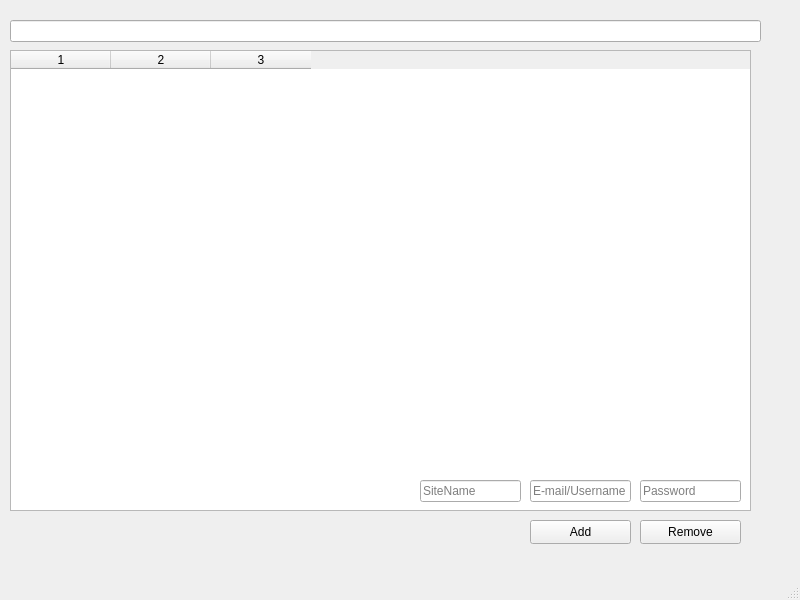
<?xml version="1.0" encoding="UTF-8"?>
<ui version="4.0">
 <class>MainWindow</class>
 <widget class="QMainWindow" name="MainWindow">
  <property name="geometry">
   <rect>
    <x>0</x>
    <y>0</y>
    <width>800</width>
    <height>600</height>
   </rect>
  </property>
  <property name="windowTitle">
   <string>Password Manager</string>
  </property>
  <widget class="QWidget" name="centralwidget">
   <widget class="QPushButton" name="addButton">
    <property name="geometry">
     <rect>
      <x>530</x>
      <y>520</y>
      <width>101</width>
      <height>24</height>
     </rect>
    </property>
    <property name="text">
     <string>Add</string>
    </property>
   </widget>
   <widget class="QLineEdit" name="SearchInput">
    <property name="geometry">
     <rect>
      <x>10</x>
      <y>20</y>
      <width>751</width>
      <height>22</height>
     </rect>
    </property>
   </widget>
   <widget class="QTableWidget" name="passwordTable">
    <property name="geometry">
     <rect>
      <x>10</x>
      <y>50</y>
      <width>741</width>
      <height>461</height>
     </rect>
    </property>
    <property name="sortingEnabled">
     <bool>true</bool>
    </property>
    <property name="columnCount">
     <number>3</number>
    </property>
    <attribute name="horizontalHeaderVisible">
     <bool>true</bool>
    </attribute>
    <attribute name="horizontalHeaderShowSortIndicator" stdset="0">
     <bool>false</bool>
    </attribute>
    <column/>
    <column/>
    <column/>
   </widget>
   <widget class="QPushButton" name="deleteButton">
    <property name="geometry">
     <rect>
      <x>640</x>
      <y>520</y>
      <width>101</width>
      <height>24</height>
     </rect>
    </property>
    <property name="text">
     <string>Remove</string>
    </property>
   </widget>
   <widget class="QLineEdit" name="siteInput">
    <property name="geometry">
     <rect>
      <x>420</x>
      <y>480</y>
      <width>101</width>
      <height>22</height>
     </rect>
    </property>
    <property name="placeholderText">
     <string>SiteName</string>
    </property>
   </widget>
   <widget class="QLineEdit" name="userInput">
    <property name="geometry">
     <rect>
      <x>530</x>
      <y>480</y>
      <width>101</width>
      <height>22</height>
     </rect>
    </property>
    <property name="placeholderText">
     <string>E-mail/Username</string>
    </property>
   </widget>
   <widget class="QLineEdit" name="passInput">
    <property name="geometry">
     <rect>
      <x>640</x>
      <y>480</y>
      <width>101</width>
      <height>22</height>
     </rect>
    </property>
    <property name="placeholderText">
     <string>Password</string>
    </property>
   </widget>
  </widget>
  <widget class="QMenuBar" name="menubar">
   <property name="geometry">
    <rect>
     <x>0</x>
     <y>0</y>
     <width>800</width>
     <height>22</height>
    </rect>
   </property>
  </widget>
  <widget class="QStatusBar" name="statusbar"/>
 </widget>
 <resources/>
 <connections/>
</ui>
